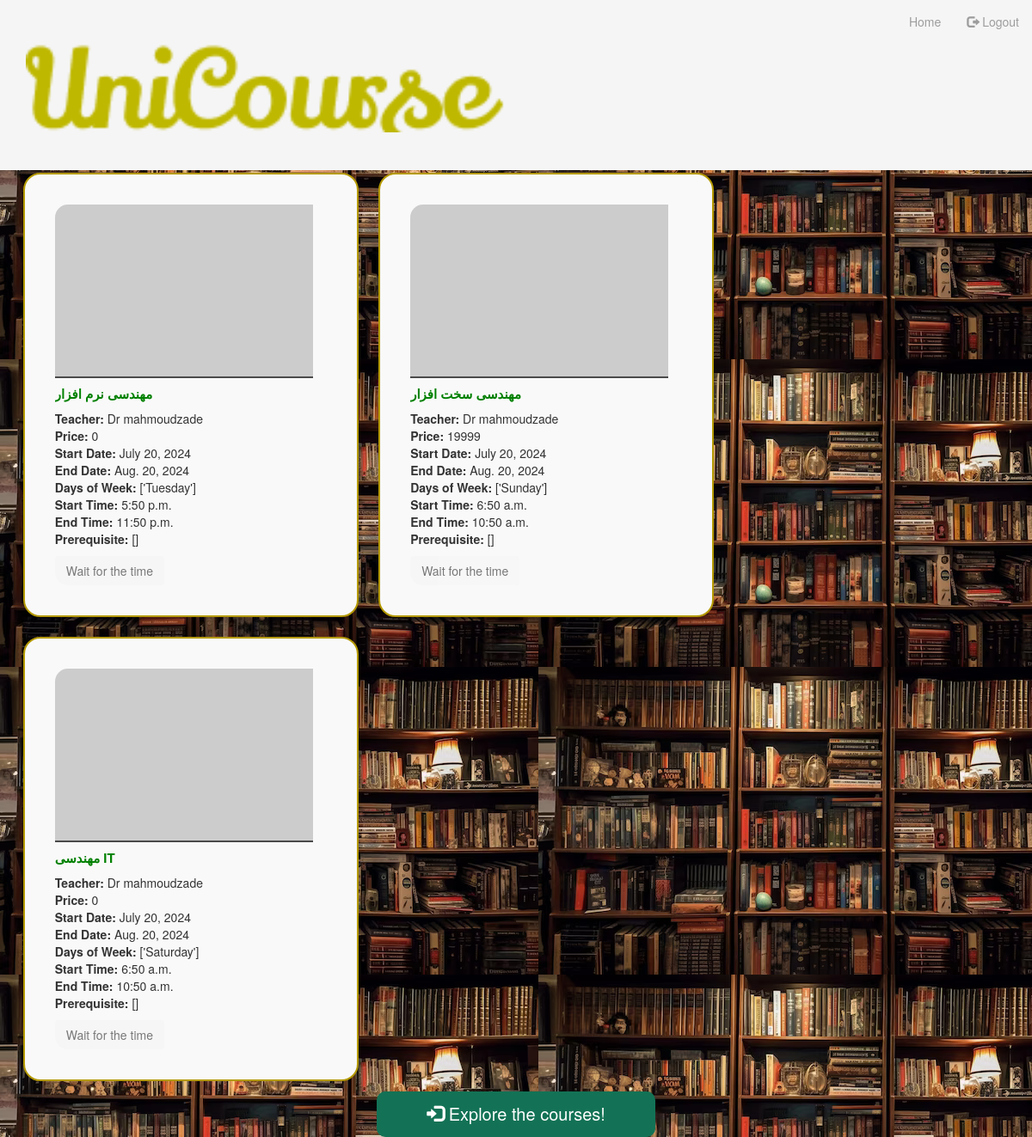
/ (signed in), run on an earlier commit of the app's database.
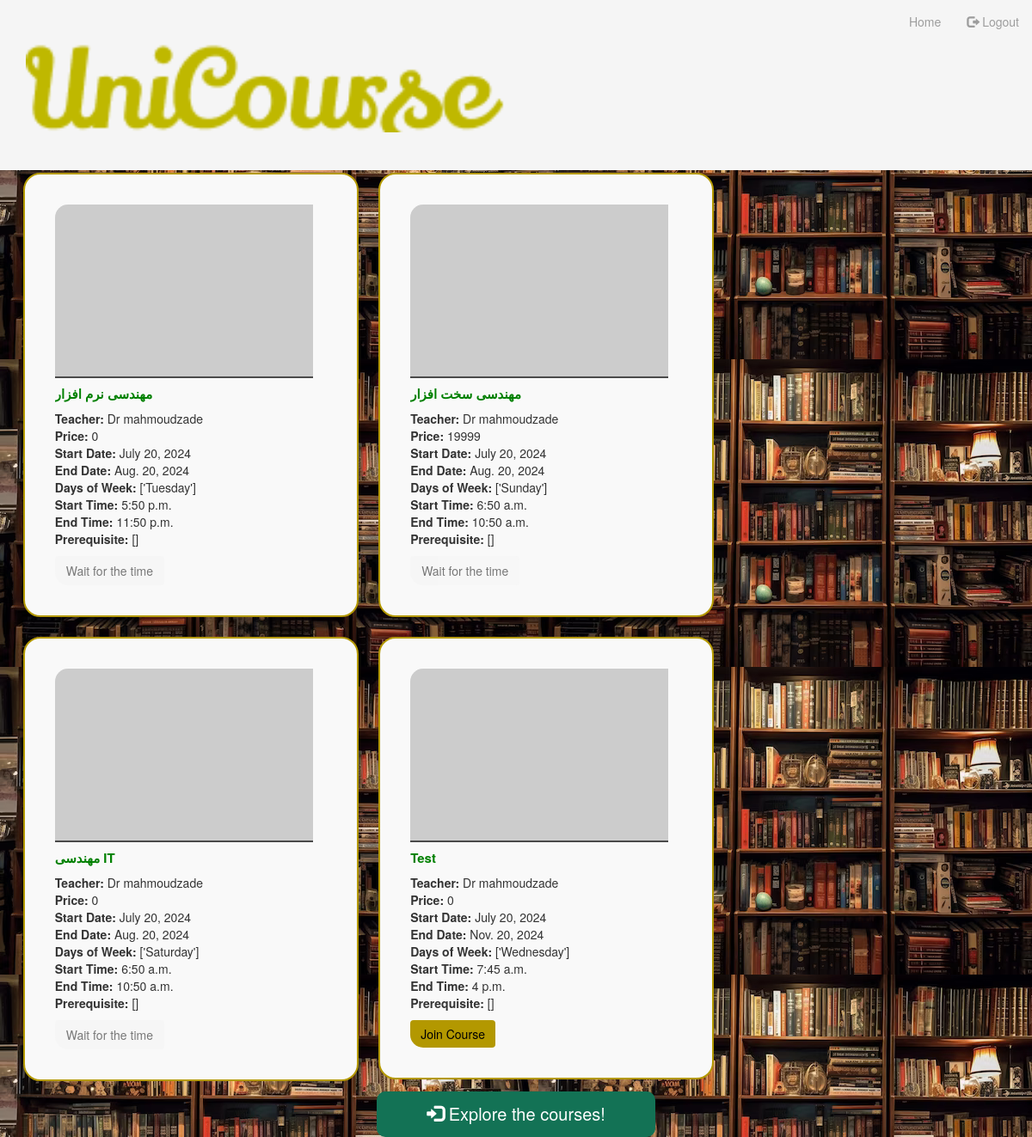
And on a later commit of the database.
### unicourse/models.py (models this page shows, shortened)
class StudentCourse(Model):
    student = ForeignKey(verbose_name="فراگیر", to=Student, on_delete=CASCADE)
    course = ForeignKey(verbose_name="دوره", to=Course, on_delete=Course)

class Course(Model):
    institute = ForeignKey(verbose_name="آموزشگاه", to=Institute, on_delete=CASCADE)
    teacher = ForeignKey(verbose_name="استاد", to=Teacher, on_delete=CASCADE)
    name = TextField(max_length=30, verbose_name="اسم دوره")
    price = IntegerField(verbose_name="هزینه دوره", default=0)
    prerequisite = JSONField(verbose_name="دوره های پیشنیاز", default=list, blank=True)
    start_date = DateField(verbose_name="تاریخ شروع دوره")
    end_date = DateField(verbose_name="تاریخ پایان دوره")
    days_of_week = JSONField(verbose_name="روزهای برگزاری دوره در هفته", default=list)
    class_start_time = TimeField(verbose_name="زمان شروع دوره در روز")
    class_end_time = TimeField(verbose_name="زمان پایان دوره در روز")
    link_adr = URLField(
        verbose_name="لینک برگزاری دوره",
        default="https://nikan.iut.ac.ir/rooms/tg4-o7q-ibk-hwd/join",
    )
    def __str__(self) -> str:
        return self.name

class Teacher(Model):
    user = OneToOneField(CustomUser, verbose_name="User", on_delete=CASCADE)
    national_code = CharField(
        verbose_name="National Code", max_length=15, validators=[validate_national_code]
    )
    license = TextField(verbose_name="license", max_length=30)

class CustomUser(AbstractUser):
    user_type = TextField(
        verbose_name="نوع کاربر",
        choices=CustomUserType.choices,
        default=CustomUserType.STUDENT,
        max_length=20,
    )
    phone_number = CharField(validators=[validate_phone_number], max_length=11)

### unicourse/views.py (the view, shortened to what this page needs)
# urls.py: path("", views.index, name="index"),
def index(request):
    if not request.user.is_authenticated:
        return render(request, "user/index.html", {"title": "index"})
    elif request.user.user_type == CustomUserType.STUDENT:
        student = Student.objects.get(user=request.user)
        student_courses = StudentCourse.objects.filter(student=student).select_related(
            "course", "course__teacher", "course__teacher__user"
        )
        return render(
            request,
            "student_courses.html",
            {"student_courses": student_courses, "now": now()},
        )

### unicourse/templatetags/date_filters.py (called while the page is built)
@register.filter
def is_class_today(course_days):
    today = datetime.today().strftime("%A")
    print(today)
    return today in course_days

### unicourse/templates/student_courses.html
{% extends "user/index.html" %}
{% load crispy_forms_tags %}
{% load date_filters %}
{% block start %}
<div class="container" style="margin-top: 5%;">
    <h1 style="color:aliceblue; ">My Courses</h1>
    <div class="row">
        {% for student_course in student_courses %}
            <div class="col-md-4" style="margin: 1%; border: 2px solid #b49900; border-radius: 20px; padding: 3%; background-color: #f9f9f9;">
                <div class="card mb-4" style="border: none; border-radius: 15px; overflow: hidden;">
                    <div class="card-body">
                        <img src="https://picsum.photos/300/200" alt="{{ student_course.course.course }}" class="card-img-top" style="border-bottom: 2px solid #4A4A4A;">
                        <h5 class="card-title" style="color: green; font-weight: bold; font-size: 1.5rem;">{{ student_course.course }}</h5>
                        <p class="card-text">
                            <strong>Teacher:</strong> {{ student_course.course.teacher.user.first_name }}<br>
                            <strong>Price:</strong> {{ student_course.course.price }}<br>
                            <strong>Start Date:</strong> {{ student_course.course.start_date }}<br>
                            <strong>End Date:</strong> {{ student_course.course.end_date }}<br>
                            <strong>Days of Week:</strong> {{ student_course.course.days_of_week }}<br>
                            <strong>Start Time:</strong> {{ student_course.course.class_start_time }}<br>
                            <strong>End Time:</strong> {{ student_course.course.class_end_time }}<br>
                            <strong>Prerequisite:</strong> {{ student_course.course.prerequisite }}<br>
                        </p>
                        {% if now.time >= student_course.course.class_start_time and now.time <= student_course.course.class_end_time and student_course.course.days_of_week|is_class_today %}
                        <a href="{{ student_course.course.link_adr }}" class="btn btn-primary" style="background-color: hsl(51, 100%, 35%); border: none; color: black;">Join Course</a>
                        {% else %}
                            <button class="btn btn-secondary" disabled>Wait for the time</button>
                        {% endif %}
                    </div>
                </div>
            </div>
        {% endfor %}
    </div>
    <center>
        <a style="background: #137255; font-size: 2rem; padding:1% 5%; border-radius: 10px; color:white;" class="btn btn-outline-info" href="/course/get">
            <span class="glyphicon glyphicon-log-in"></span> Explore the courses!
        </a>
    </center>
</div>
{% endblock start %}

What changed in the data, as far as the page shows it:
added StudentCourse: course "Test", course.teacher.user.first_name "Dr mahmoudzade", course.price "0", course.start_date "July 20, 2024", course.end_date "Nov. 20, 2024", course.days_of_week "['Wednesday']", course.class_start_time "7:45 a.m.", course.class_end_time "4 p.m.", course.prerequisite "[]"
